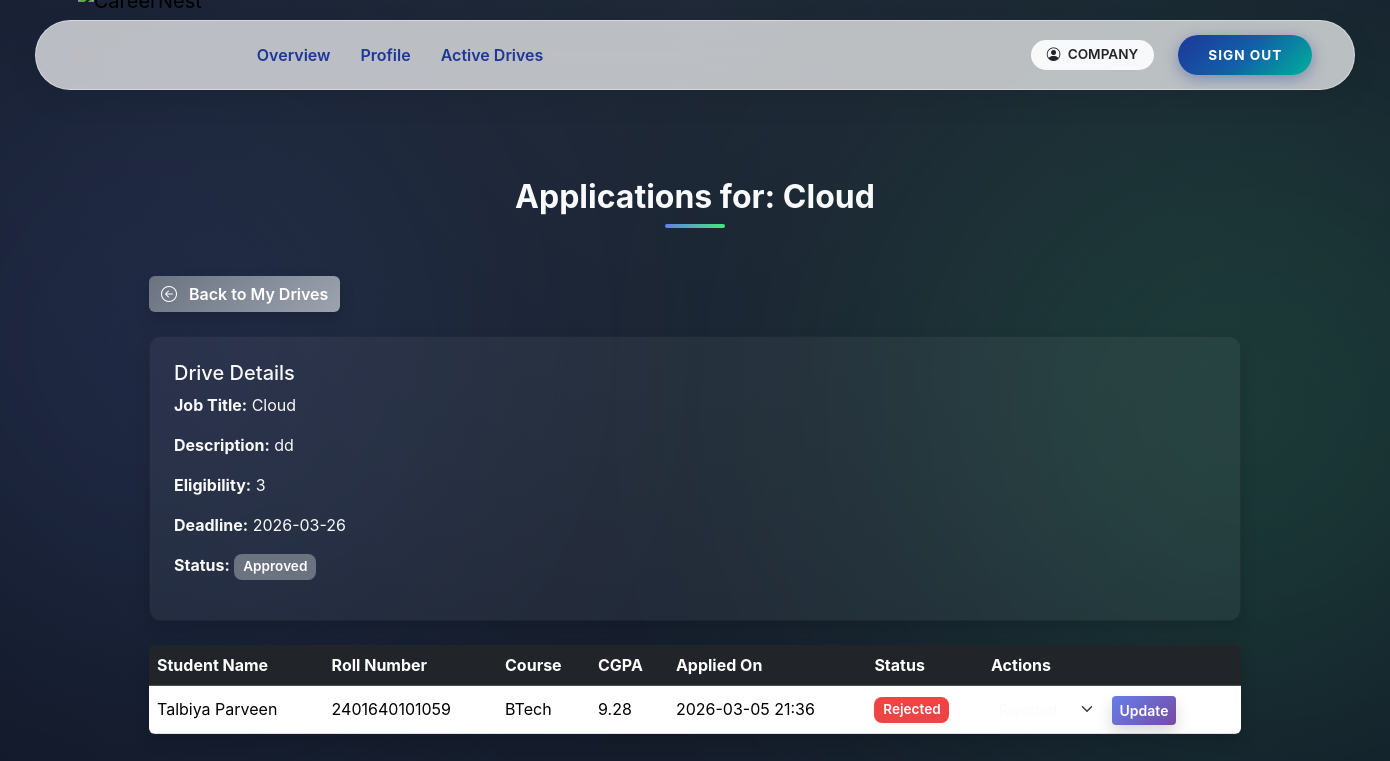
The page /company/drives/1/applications (signed in) on the database its author committed.
### app/models.py (models this page shows, shortened)
class User(UserMixin, db.Model):
    __tablename__ = "users"
    user_id = db.Column(db.Integer, primary_key=True)
    email = db.Column(db.String(120), unique=True, nullable=False)
    password_hash = db.Column(db.String(255), nullable=False)
    role = db.Column(db.String(20), nullable=False)
    is_active = db.Column(db.Boolean, default=True)
    is_approved = db.Column(db.Boolean, default=False)
    is_blacklisted = db.Column(db.Boolean, default=False)
    created_at = db.Column(db.DateTime, default=datetime.utcnow)
    student = db.relationship(
        "Student",
        back_populates="user",
        uselist=False,
        cascade="all, delete-orphan"
    )
    company = db.relationship(
        "Company",
        back_populates="user",
        uselist=False,
        cascade="all, delete-orphan"
    )
    admin = db.relationship(
        "Admin",
        back_populates="user",
        uselist=False,
        cascade="all, delete-orphan"
    )

class PlacementDrive(db.Model):
    __tablename__ = "placement_drives"
    drive_id = db.Column(db.Integer, primary_key=True)
    company_id = db.Column(
        db.Integer,
        db.ForeignKey("companies.user_id", ondelete="CASCADE"),
        nullable=False
    )
    job_title = db.Column(db.String(150), nullable=False)
    job_description = db.Column(db.Text, nullable=False)
    eligibility = db.Column(db.String(200))
    application_deadline = db.Column(db.Date)
    status = db.Column(db.String(20), default="Pending")
    created_at = db.Column(db.DateTime, default=datetime.utcnow)
    company = db.relationship("Company", back_populates="drives")
    applications = db.relationship(
        "Application",
        back_populates="drive",
        cascade="all, delete-orphan"
    )

class Application(db.Model):
    __tablename__ = "applications"
    application_id = db.Column(db.Integer, primary_key=True)
    student_id = db.Column(
        db.Integer,
        db.ForeignKey("students.user_id", ondelete="CASCADE"),
        nullable=False
    )
    drive_id = db.Column(
        db.Integer,
        db.ForeignKey("placement_drives.drive_id", ondelete="CASCADE"),
        nullable=False
    )
    application_date = db.Column(db.DateTime, default=datetime.utcnow)
    status = db.Column(db.String(20), default="Applied")
    __table_args__ = (
        db.UniqueConstraint("student_id", "drive_id", name="unique_application"),
    )
    student = db.relationship("Student", back_populates="applications")
    drive = db.relationship("PlacementDrive", back_populates="applications")

class Student(db.Model):
    __tablename__ = "students"
    user_id = db.Column(
        db.Integer,
        db.ForeignKey("users.user_id", ondelete="CASCADE"),
        primary_key=True
    )
    full_name = db.Column(db.String(100), nullable=False)
    roll_number = db.Column(db.String(50), unique=True, nullable=False, index=True)
    graduation_year = db.Column(db.Integer, nullable=False)
    cgpa = db.Column(db.Float)
    tenth_marks = db.Column(db.Float)
    twelfth_marks = db.Column(db.Float)
    dob = db.Column(db.Date)
    year = db.Column(db.Integer)
    resume_filename = db.Column(db.String(200))
    phone = db.Column(db.String(20))
    address = db.Column(db.Text)
    skills = db.Column(db.Text)
    course = db.Column(db.String(100))
    branch = db.Column(db.String(100))
    created_at = db.Column(db.DateTime, default=datetime.utcnow)
    user = db.relationship("User", back_populates="student")
    applications = db.relationship(
        "Application",
        back_populates="student",
        cascade="all, delete-orphan"
    )

### app/company/routes.py (the view)
@company_bp.route('/drives/<int:drive_id>/applications')
@login_required
@role_required('company')
def drive_applications(drive_id):
    profile = get_company_profile()
    drive = PlacementDrive.query.get_or_404(drive_id)
    if drive.company_id != profile.user_id:
        flash('Unauthorized.', 'danger')
        return redirect(url_for('company.drives'))
    applications = Application.query.filter_by(drive_id=drive_id).all()
    return render_template(
        'company/drive_applications.html',
        drive=drive,
        applications=applications
    )

### app/company/routes.py (called while the page is built)
def get_company_profile():
    return Company.query.filter_by(user_id=current_user.user_id).first()

### app/utils.py (called while the page is built)
def role_required(required_role):
    def decorator(f):
        @wraps(f)
        def decorated_function(*args, **kwargs):
            if not current_user.is_authenticated:
                abort(401)
            if current_user.role != required_role:
                abort(403)
            if required_role in ["student", "company"] and not current_user.is_approved:
                abort(403)
            if current_user.is_blacklisted:
                abort(403)
            return f(*args, **kwargs)
        return decorated_function
    return decorator

### app/templates/company/drive_applications.html (shortened to what this page needs)
{% extends 'base.html' %}
{% block content %}
<div class="dashboard-bg">
  <div class="container position-relative">
    <h2 class="section-heading text-center mb-5">Applications for: {{ drive.job_title }}</h2>
    <a href="{{ url_for('company.drives') }}" class="btn btn-gradient-secondary mb-4 shadow hover-glow text-white">
      <i class="bi bi-arrow-left-circle me-2"></i> Back to My Drives
    </a>
    <div class="card shadow mb-4">
      <div class="card-body">
        <h5>Drive Details</h5>
        <p><strong>Job Title:</strong> {{ drive.job_title }}</p>
        <p><strong>Description:</strong> {{ drive.job_description[:100] }}{% if drive.job_description|length > 100 %}...{% endif %}</p>
        <p><strong>Eligibility:</strong> {{ drive.eligibility or 'N/A' }}</p>
        <p><strong>Deadline:</strong> {{ drive.application_deadline.strftime('%Y-%m-%d') if drive.application_deadline else 'N/A' }}</p>
        <p><strong>Status:</strong>
          {% set status_lower = drive.status.lower() %}
          {% if status_lower == 'pending' %}
            <span class="badge bg-warning">Pending</span>
          {% elif status_lower == 'closed' %}
            <span class="badge bg-secondary">Closed</span>
          {% elif status_lower == 'active' %}
            <span class="badge bg-success">Active</span>
          {% else %}
            <span class="badge bg-secondary">{{ drive.status }}</span>
          {% endif %}
        </p>
      </div>
    </div>
    {% if applications %}
    <div class="table-responsive shadow rounded">
      <table class="table table-hover align-middle mb-0 text-white">
        <thead class="table-dark">
          <tr>
            <th>Student Name</th>
            <th>Roll Number</th>
            <th>Course</th>
            <th>CGPA</th>
            <th>Applied On</th>
            <th>Status</th>
            <th>Actions</th>
          </tr>
        </thead>
        <tbody>
          {% for app in applications %}
          {% set status = app.status.lower() %}
          <tr>
            <td>{{ app.student.full_name if app.student else 'N/A' }}</td>
            <td>{{ app.student.roll_number if app.student else 'N/A' }}</td>
            <td>{{ app.student.course if app.student else 'N/A' }}</td>
            <td>{{ app.student.cgpa if app.student else 'N/A' }}</td>
            <td>{{ app.application_date.strftime('%Y-%m-%d %H:%M') if app.application_date else 'N/A' }}</td>
            <td>
              {% if status == 'pending' %}
              <span class="badge bg-warning">Pending</span>
              {% elif status == 'shortlisted' %}
              <span class="badge bg-info">Shortlisted</span>
              {% elif status == 'selected' %}
              <span class="badge bg-success">Selected</span>
              {% elif status == 'rejected' %}
              <span class="badge bg-danger">Rejected</span>
              {% else %}
              <span class="badge bg-secondary">{{ app.status }}</span>
              {% endif %}
            </td>
            <td>
              <form action="{{ url_for('company.update_application', app_id=app.application_id) }}" method="POST" style="display:inline;">
                <select name="status" class="form-select form-select-sm d-inline-block" style="width:auto;">
                  <option value="rejected" {% if status=='rejected' %}selected{% endif %}>Rejected</option>
                </select>
                <button type="submit" class="btn btn-gradient-primary btn-sm shadow hover-glow text-white">Update</button>
              </form>
            </td>
          </tr>
          {% endfor %}
        </tbody>
      </table>
    </div>
    {% else %}
    <div class="alert alert-info shadow rounded">No applications received for this drive yet.</div>
    {% endif %}
  </div>
</div>
{% endblock %}

### app/templates/base.html (shortened to what this page needs)
<!DOCTYPE html>
<html lang="en">
<head>
    <link href="https://cdn.jsdelivr.net/npm/bootstrap@5.3.2/dist/css/bootstrap.min.css" rel="stylesheet">
    <link rel="stylesheet" href="https://cdn.jsdelivr.net/npm/bootstrap-icons@1.10.5/font/bootstrap-icons.css">
</head>
<body>
    <div class="toast-container position-fixed top-0 end-0 p-3">
    </div>
    <header class="navbar-container">
        <nav class="navbar navbar-expand-lg navbar-island">
            <div class="container-fluid">
                <a class="navbar-brand " href="/">
                    <img src="{{ url_for('static', filename='img/CareerLogo.png') }}" alt="CareerNest">
                </a>
                <div class="collapse navbar-collapse" id="navMain">
                    <ul class="navbar-nav me-auto mb-2 mb-lg-0 ms-lg-4">
                        {% if current_user.is_authenticated %}
                        {% if current_user.role == 'admin' %}
                        <li class="nav-item"><a class="nav-link" href="{{ url_for('admin.dashboard') }}">Dashboard
                                Center</a></li>
                        <li class="nav-item"><a class="nav-link" href="{{ url_for('admin.students') }}">Students</a>
                        </li>
                        <li class="nav-item"><a class="nav-link" href="{{ url_for('admin.companies') }}">Companies</a>
                        </li>
                        <li class="nav-item"><a class="nav-link" href="{{ url_for('admin.drives') }}">Drives</a>
                        </li>
                        <li class="nav-item"><a class="nav-link"
                                href="{{ url_for('admin.applications') }}">Applications</a>
                        </li>
                        {% elif current_user.role == 'company' %}
                        <li class="nav-item"><a class="nav-link" href="{{ url_for('company.dashboard') }}">Overview</a>
                        </li>
                        <li class="nav-item"><a class="nav-link" href="{{ url_for('company.profile') }}">Profile</a>
                        </li>
                        <li class="nav-item"><a class="nav-link" href="{{ url_for('company.drives') }}">Active
                                Drives</a></li>
                        {% endif %}
                        {% else %}
                        <li class="nav-item"><a class="nav-link" href="/">Home</a></li>
                        {% endif %}
                    </ul>
                    <div class="d-flex flex-column flex-lg-row align-items-center">
                        {% if not current_user.is_authenticated %}
                        <a href="{{ url_for('auth.student_register') }}" class="btn btn-creative btn-student">Student
                            Join</a>
                        <a href="{{ url_for('auth.company_register') }}" class="btn btn-creative btn-student">Company
                            Join</a>
                        <a href="{{ url_for('auth.login') }}" class="btn btn-creative btn-login">Login</a>
                        {% else %}
                        <span class="badge rounded-pill bg-light text-dark px-3 py-2 me-3 d-none d-lg-block">
                            <i class="bi bi-person-circle me-1"></i> {{ current_user.role|upper }}
                        </span>
                        <a href="{{ url_for('auth.logout') }}" class="btn btn-creative btn-login">Sign Out</a>
                        {% endif %}
                    </div>
                </div>
            </div>
        </nav>
    </header>
    <main class="container page-content">
        {% block content %}{% endblock %}
    </main>
</body>
</html>

### app/templates/company/drive_applications.html (style rules this page uses)
.dashboard-bg { position: relative; z-index: 1; padding: 3rem 0; }
html, body { height: 100%; margin: 0; font-family: 'Inter', sans-serif; overflow-x: hidden; }
body { background: radial-gradient(circle at top, #1f2937 0%, #111827 100%); color: #f9fafb; }
body::before, body::after { content: ''; position: absolute; border-radius: 50%; filter: blur(150px); opacity: 0.15; z-index: 0; }
body::before { width: 600px; height: 600px; background: #667eea; top: 5%; left: -10%; }
body::after { width: 700px; height: 700px; background: #43e97b; bottom: 5%; right: -15%; }
.section-heading { font-weight: 700; font-size: 2rem; color: #f9fafb; position: relative; margin-bottom: 2rem; text-align:center; }
.section-heading::after { content: ''; display: block; width: 60px; height: 4px; background: linear-gradient(90deg, #667eea, #43e97b); border-radius: 2px; margin: 0.5rem auto 0 auto; }
.table { color: #f9fafb; }
.table td, .table th { vertical-align: middle; }
.btn-gradient-primary { background: linear-gradient(135deg, #667eea, #764ba2); color: #fff; border:none; font-weight:600; }
.btn-gradient-secondary { background: linear-gradient(135deg, #6b7280, #9ca3af); color: #fff; border:none; font-weight:600; }
.shadow { box-shadow: 0 5px 15px rgba(0,0,0,0.3); }
.badge { font-weight:600; font-size:0.85rem; padding:0.45em 0.65em; border-radius:8px; }
.badge.bg-danger { background-color:#ef4444 !important; }
.badge.bg-secondary { background-color:#6b7280 !important; }
.card { background: rgba(255,255,255,0.05); border-radius: 12px; color:#f9fafb; }
.card-body { padding:1.5rem; }
.form-select { background-color: rgba(255,255,255,0.1); color:#f9fafb; border:none; height:30px; }

### rows shown on the page
User: role "COMPANY"
PlacementDrive: job_title "Cloud", job_description "dd", eligibility "3", application_deadline "2026-03-26", status "Approved"
Application: student "Talbiya Parveen", student "2401640101059", student "BTech", student "9.28", application_date "2026-03-05 21:36"
